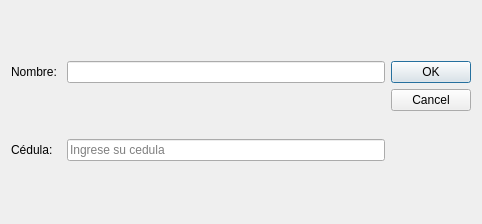
<?xml version="1.0" encoding="UTF-8"?>
<ui version="4.0">
 <class>Dialog</class>
 <widget class="QDialog" name="Dialog">
  <property name="geometry">
   <rect>
    <x>0</x>
    <y>0</y>
    <width>482</width>
    <height>224</height>
   </rect>
  </property>
  <property name="windowTitle">
   <string>Dialog</string>
  </property>
  <layout class="QGridLayout" name="gridLayout">
   <item row="0" column="0">
    <widget class="QLabel" name="label">
     <property name="text">
      <string>Nombre: </string>
     </property>
    </widget>
   </item>
   <item row="0" column="1">
    <widget class="QLineEdit" name="nombre"/>
   </item>
   <item row="0" column="2" rowspan="2">
    <widget class="QDialogButtonBox" name="boton">
     <property name="orientation">
      <enum>Qt::Vertical</enum>
     </property>
     <property name="standardButtons">
      <set>QDialogButtonBox::Cancel|QDialogButtonBox::Ok</set>
     </property>
    </widget>
   </item>
   <item row="1" column="0">
    <widget class="QLabel" name="label_2">
     <property name="text">
      <string>Cédula: </string>
     </property>
    </widget>
   </item>
   <item row="1" column="1">
    <widget class="QLineEdit" name="cedula">
     <property name="placeholderText">
      <string>Ingrese su cedula</string>
     </property>
    </widget>
   </item>
  </layout>
 </widget>
 <resources/>
 <connections>
  <connection>
   <sender>boton</sender>
   <signal>accepted()</signal>
   <receiver>Dialog</receiver>
   <slot>accept()</slot>
   <hints>
    <hint type="sourcelabel">
     <x>382</x>
     <y>104</y>
    </hint>
    <hint type="destinationlabel">
     <x>157</x>
     <y>121</y>
    </hint>
   </hints>
  </connection>
  <connection>
   <sender>boton</sender>
   <signal>rejected()</signal>
   <receiver>Dialog</receiver>
   <slot>reject()</slot>
   <hints>
    <hint type="sourcelabel">
     <x>382</x>
     <y>104</y>
    </hint>
    <hint type="destinationlabel">
     <x>283</x>
     <y>121</y>
    </hint>
   </hints>
  </connection>
 </connections>
</ui>
